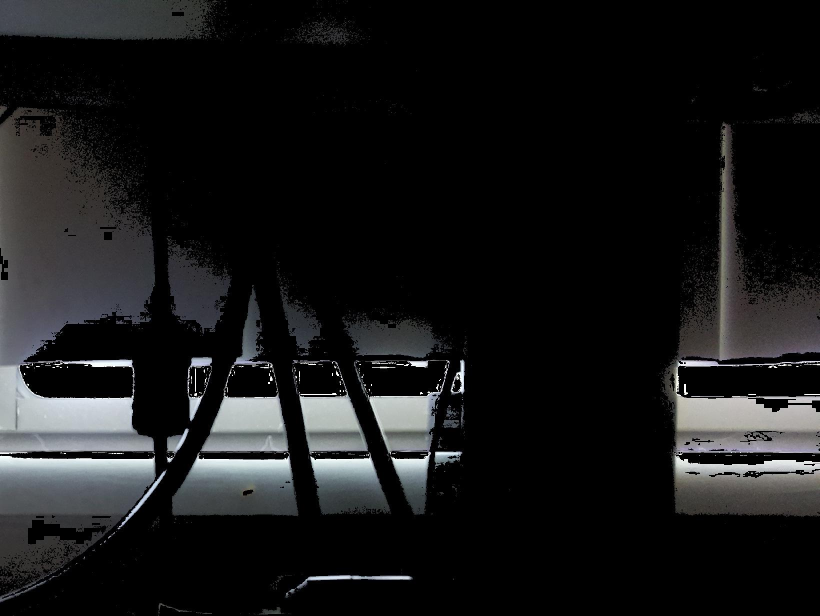
#> input picture code/test/image-processing/new/quad2.jpg, 1640 x 1232 px (shown at 1/2 size)
$ python find_centroid.py
#> lines starting #> are read from the running program, lines starting #| are printed output that depends on the picture; after the words box and inside, x2 and y2 are one past the last pixel; in counts of white or black regions, pixels touching at a corner belong together
# https://java2blog.com/cv2-threshold-python/ info on cv2.threshold parameters

import cv2
import math
from operator import itemgetter

# img_path = './crop.jpg'
img_path = './quad2.jpg'

# def find_centroid():

# start, end - x,y tuple
def get_rect_center(start, end):
  print(start[0], start[1])
  print(end[0], end[1])
  top_left = math.floor((end[0] + start[0]) / 2)
  bottom_right = math.floor((end[1] + start[1]) / 2)

  print(top_left)
  print(bottom_right)

  return (
    (top_left-1, bottom_right-1),
    (top_left+1, bottom_right+1)
  )

im = cv2.imread(img_path)
#> im is the input picture: shape (1232, 1640, 3); mean B, G, R 24.8, 24.3, 23.8
imCopy = im.copy()
imgray=cv2.cvtColor(im,cv2.COLOR_BGR2GRAY)
ret,thresh = cv2.threshold(imgray,0,255,1)
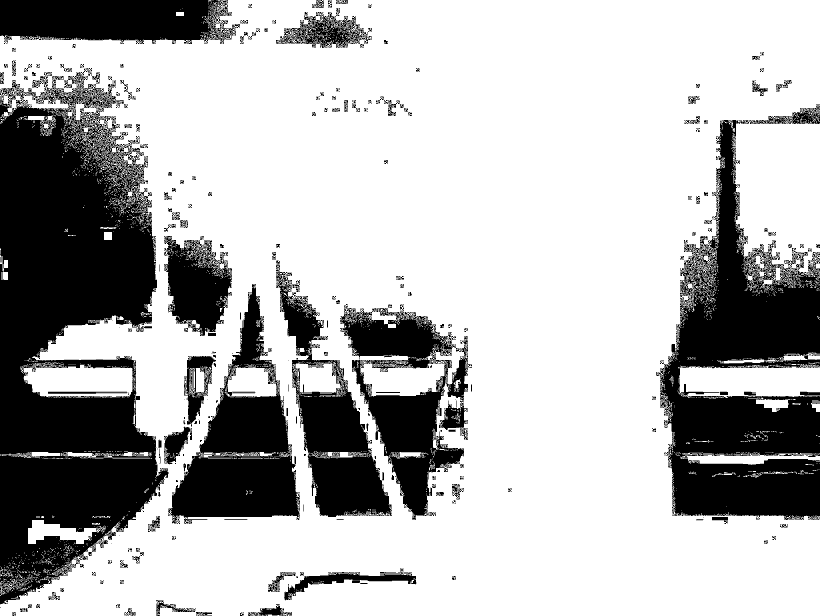
#> thresh: shape (1232, 1640) (shown at 1/2 size); 71.3% white; 1318 black regions (1099 under 20 px)
contours, hierarchy = cv2.findContours(thresh,cv2.RETR_TREE,cv2.CHAIN_APPROX_SIMPLE)
#> contours = 8805 contours, 8046 with area under 20; largest, box (x1, y1, x2, y2) and area: (0, 0, 1640, 1232) 1580668, (335, 567, 601, 1049) 59757, (679, 621, 929, 1041) 43573, (583, 732, 785, 1035) 33167, (327, 471, 465, 673) 17576
cv2.drawContours(imCopy,contours,-1,(255,0,0), 1) # working, shows too many
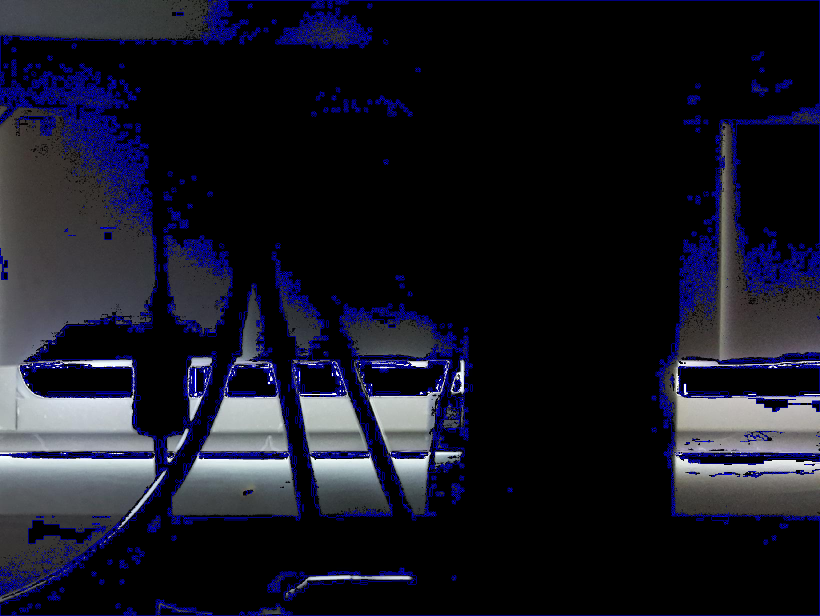
#> imCopy: shape (1232, 1640, 3) (shown at 1/2 size); 4.47% of pixels changed, all inside (x1, y1, x2, y2) = (0, 0, 1640, 1232)

largest_contour_index = 0
largest_area = 0
areas_and_contour_indexes = []

for i in range(len(contours)):
  a = cv2.contourArea(contours[i], False) #  Find the area of contour
  areas_and_contour_indexes.append({
    "area": a,
    "cindex": i
  })
  if a > largest_area:
    largest_area = a
    largest_contour_index = i;                # Store the index of largest contour
#> this loop made 8805 passes
#> (a, largest_area) on passes 51, 372, 1023, 2803: (44.5, 44.5), (3483.5, 3483.5), (15640.5, 15640.5), (1580668.5, 1580668.5)
#> a on passes 1, 2, 4, 5, 6, 7: 0, 0, 2, 1, 0.5, 0
#> after the loop, areas_and_contour_indexes = 8805 items; largest_area = 1580668.5; largest_contour_index = 2802

# sort by descending area size
bounded_contours = sorted(areas_and_contour_indexes, key=itemgetter('area'))
#> bounded_contours = 8805 items
loop_counter = -1

for i in reversed(bounded_contours):
  loop_counter += 1
  if loop_counter == 0:
    continue
  if i['area'] < 1000: # consider max as width * height
    continue
  print(i['area'])
  r = cv2.boundingRect(contours[i['cindex']])
  cv2.rectangle(imCopy, (r[0],r[1]), (r[0] + r[2], r[1] + r[3]), (0,0,255), 3)
  centroid = get_rect_center((r[0],r[1]), (r[0] + r[2], r[1] + r[3]))
  cv2.rectangle(imCopy, centroid[0], centroid[1], (0, 255, 0), 3)
#> this loop made 8805 passes
#> i on passes 1, 19, 20: {'area': 1580668.5, 'cindex': 2802}, {'area': 998, 'cindex': 7735}, {'area': 975.5, 'cindex': 899}
#> (printed output is left out)
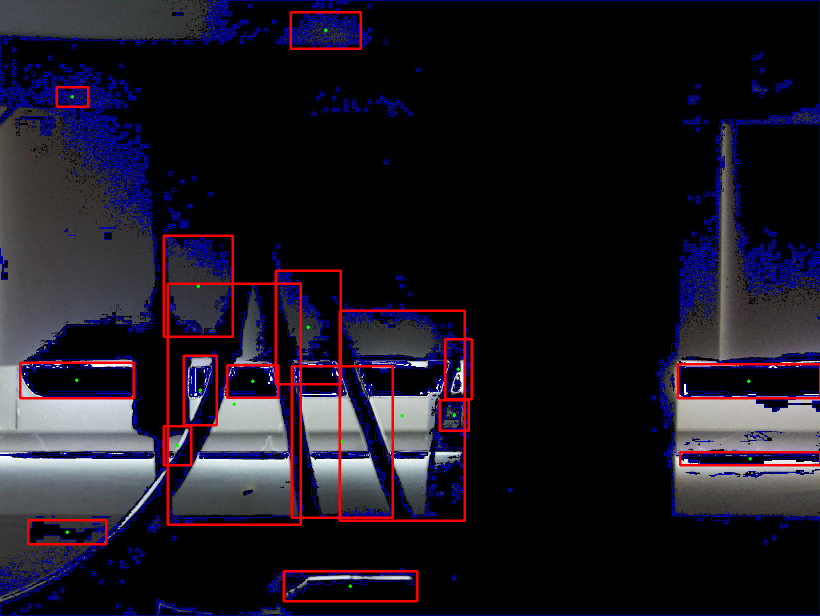
#> imCopy: shape (1232, 1640, 3) (shown at 1/2 size); 2.53% of pixels changed, all inside (x1, y1, x2, y2) = (38, 22, 1640, 1205)
#> after the loop, loop_counter = 8804

# crop set performs better
# imS = cv2.resize(imCopy, (1232, 1640)) # full
imS = cv2.resize(imCopy, (616, 820))
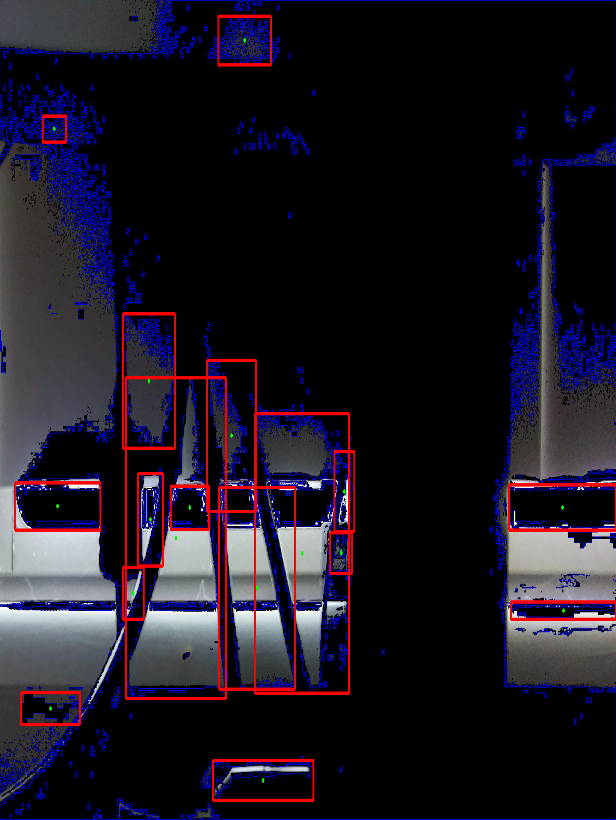
#> imS: shape (820, 616, 3); mean B, G, R 34.4, 23.2, 29.2

# entire image
# imS = cv2.resize(imCopy, (3280, 2464))
# imS = cv2.resize(imCopy, (820, 616))

cv2.imwrite("./centroid.jpg", imS)
cv2.imshow("big contour boi", imS)
cv2.waitKey(0)

$ run again, with code/test/image-processing/new/crop.jpg copied over code/test/image-processing/new/quad2.jpg
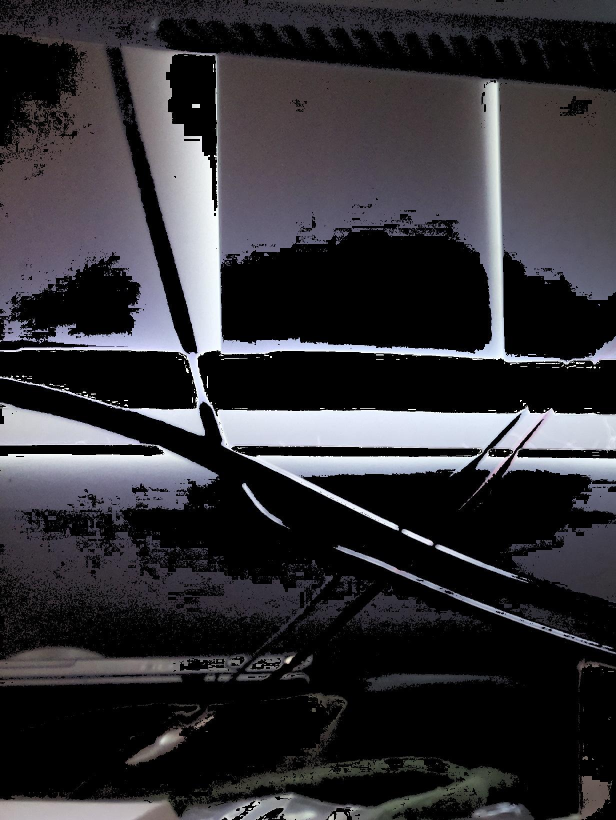
#> input picture code/test/image-processing/new/crop.jpg, 1232 x 1640 px (shown at 1/2 size)
#> im is the input picture: shape (1640, 1232, 3); mean B, G, R 52.6, 48.4, 49.8
#> `ret,thresh = cv2.threshold(imgray,0,255,1)`:
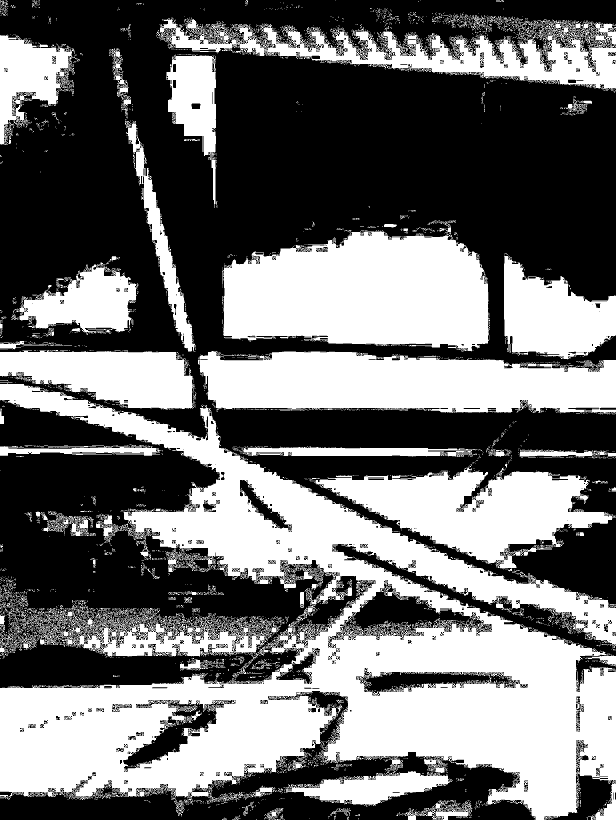
#> thresh: shape (1640, 1232) (shown at 1/2 size); 44.1% white; 5105 white regions (4827 under 20 px)
#> contours = 12206 contours, 11362 with area under 20; largest, box (x1, y1, x2, y2) and area: (0, 763, 1232, 1640) 451432, (444, 461, 980, 703) 101664, (396, 702, 1232, 829) 82256, (628, 934, 1232, 1143) 59824, (320, 36, 1232, 183) 48897
#> the loop `for i in range(len(contours)):` made 12206 passes
#> (a, largest_area) on passes 72, 93, 117, 249, 1932, 3830: (27.5, 27.5), (59.5, 59.5), (225, 225), (1677.5, 1677.5), (22995, 22995), (59824, 59824)
#> after the loop `for i in range(len(contours)):`: areas_and_contour_indexes = 12206 items; largest_area = 451432; largest_contour_index = 4831
#> bounded_contours = 12206 items
#> the loop `for i in reversed(bounded_contours):` made 12206 passes
#> i on passes 1, 27, 28: {'area': 451432, 'cindex': 4831}, {'area': 925.5, 'cindex': 10147}, {'area': 887.5, 'cindex': 3475}
#> (printed output is left out)
#> after the loop `for i in reversed(bounded_contours):`: loop_counter = 12205
#> `imS = cv2.resize(imCopy, (616, 820))`:
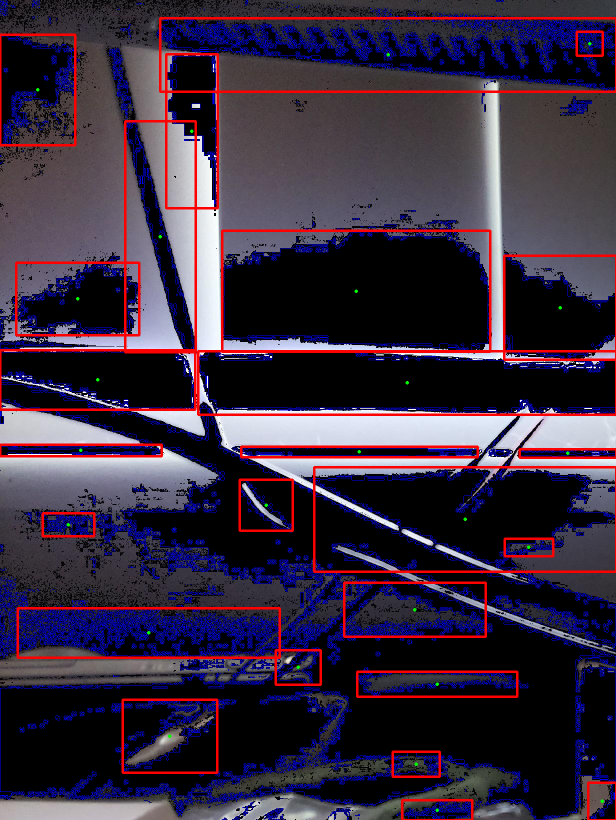
#> imS: shape (820, 616, 3); mean B, G, R 63.2, 44.5, 57.9

$ run again, with code/test/image-processing/new/quad1.jpg copied over code/test/image-processing/new/quad2.jpg
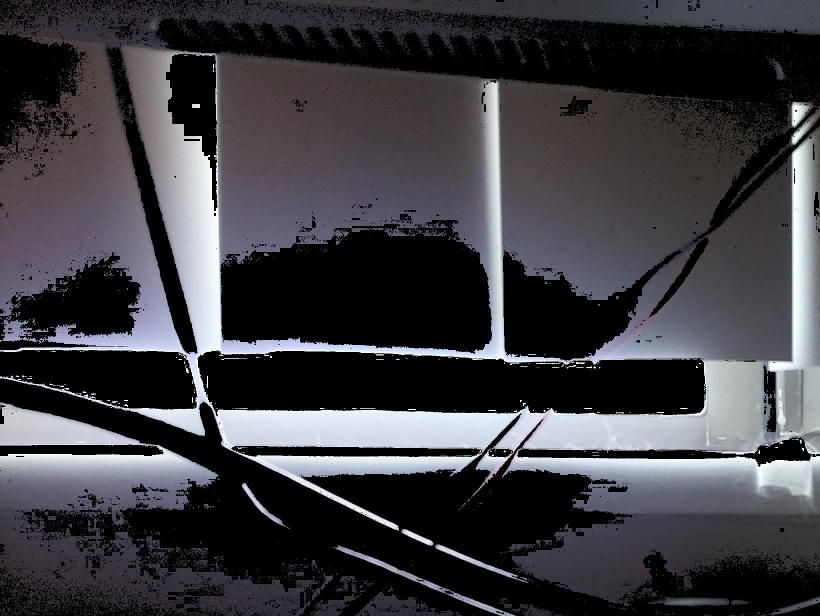
#> input picture code/test/image-processing/new/quad1.jpg, 1640 x 1232 px (shown at 1/2 size)
#> im is the input picture: shape (1232, 1640, 3); mean B, G, R 66.3, 61.2, 62.2
#> `ret,thresh = cv2.threshold(imgray,0,255,1)`:
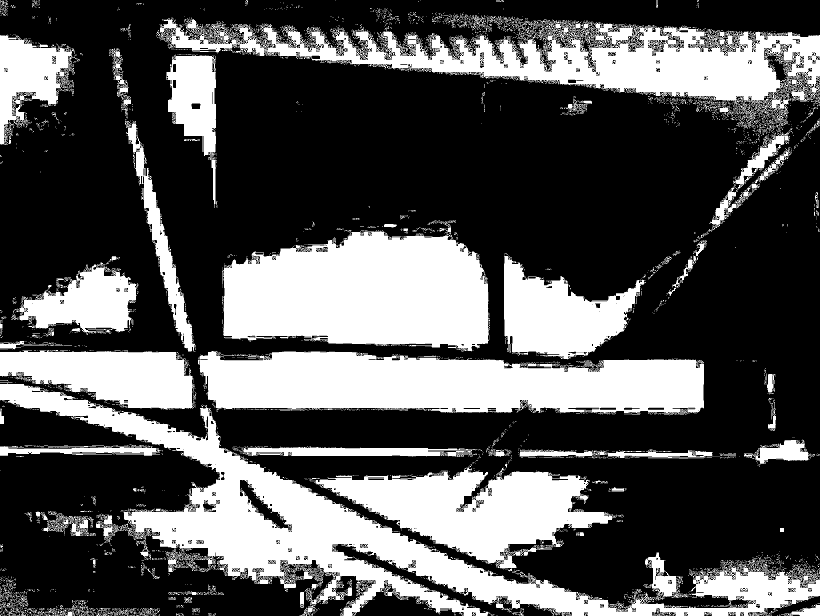
#> thresh: shape (1232, 1640) (shown at 1/2 size); 33.4% white; 4799 white regions (4537 under 20 px)
#> contours = 10515 contours, 9855 with area under 20; largest, box (x1, y1, x2, y2) and area: (0, 763, 1640, 1232) 141553, (320, 36, 1640, 258) 102470, (444, 461, 980, 703) 101664, (396, 702, 1408, 831) 100445, (628, 934, 1234, 1143) 59826
#> the loop `for i in range(len(contours)):` made 10515 passes
#> (a, largest_area) on passes 184, 401, 1271, 1902, 3154: (75.5, 75.5), (712, 712), (2781, 2781), (59825.5, 59825.5), (141553, 141553)
#> after the loop `for i in range(len(contours)):`: areas_and_contour_indexes = 10515 items; largest_area = 141553; largest_contour_index = 3153
#> bounded_contours = 10515 items
#> the loop `for i in reversed(bounded_contours):` made 10515 passes
#> i on passes 1, 24, 25: {'area': 141553, 'cindex': 3153}, {'area': 925.5, 'cindex': 7685}, {'area': 887.5, 'cindex': 1536}
#> (printed output is left out)
#> after the loop `for i in reversed(bounded_contours):`: loop_counter = 10514
#> `imS = cv2.resize(imCopy, (616, 820))`:
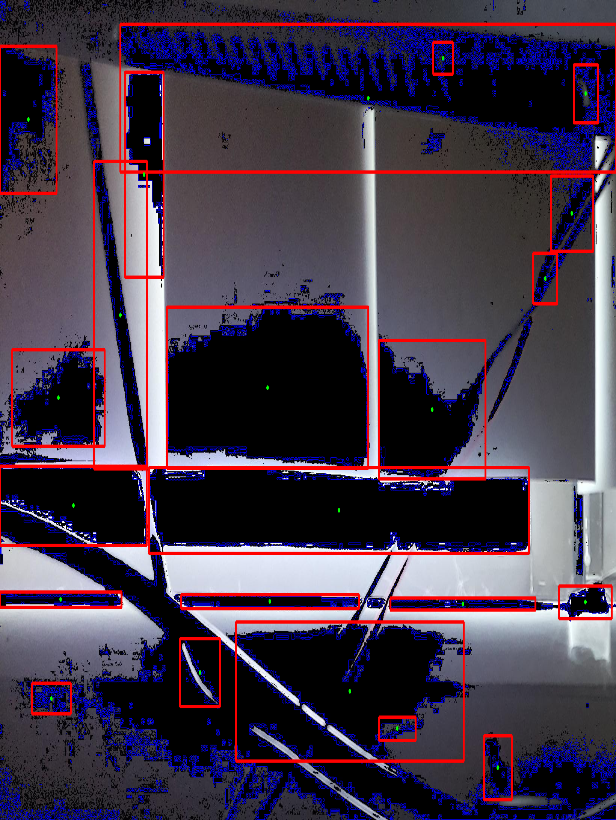
#> imS: shape (820, 616, 3); mean B, G, R 73.7, 56.5, 69.3

$ run again, with code/test/image-processing/new/quad3.jpg copied over code/test/image-processing/new/quad2.jpg
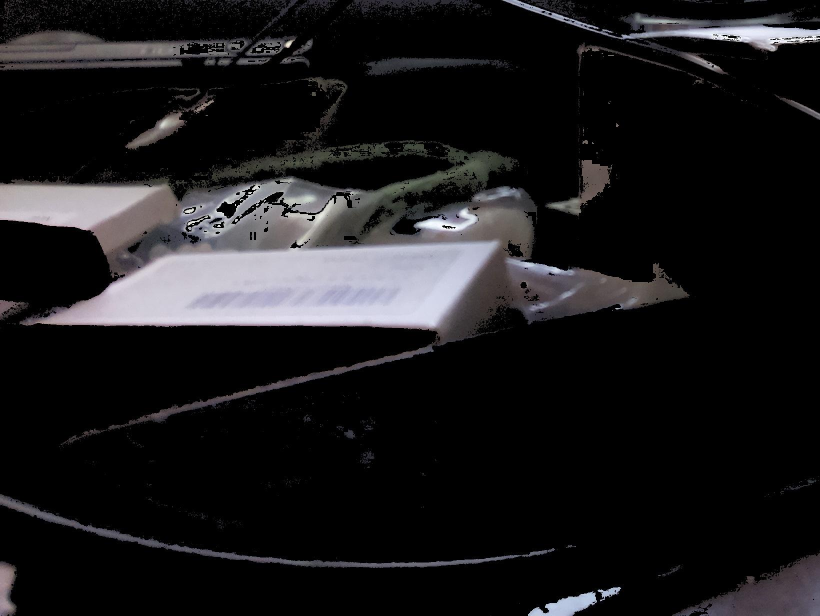
#> input picture code/test/image-processing/new/quad3.jpg, 1640 x 1232 px (shown at 1/2 size)
#> im is the input picture: shape (1232, 1640, 3); mean B, G, R 27.4, 25.9, 26.7
#> `ret,thresh = cv2.threshold(imgray,0,255,1)`:
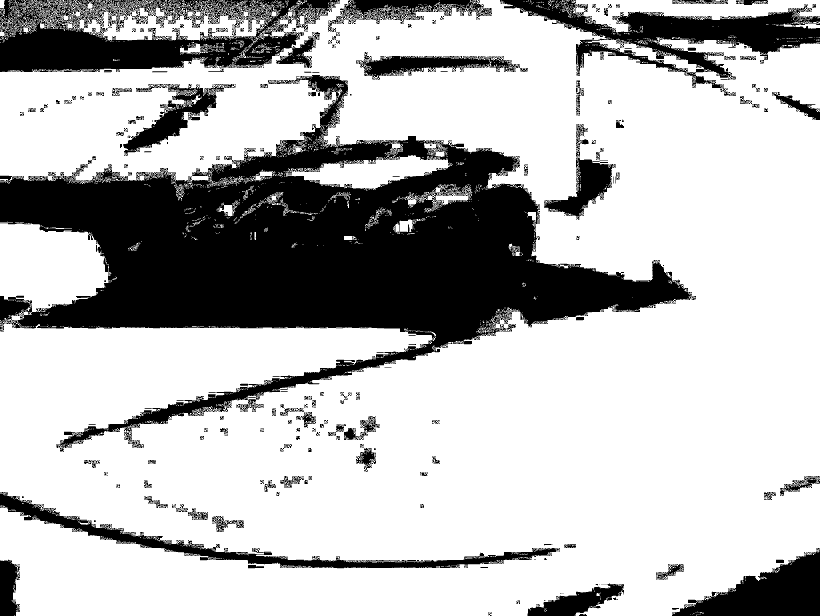
#> thresh: shape (1232, 1640) (shown at 1/2 size); 73% white; 1268 black regions (1062 under 20 px)
#> contours = 7890 contours, 7215 with area under 20; largest, box (x1, y1, x2, y2) and area: (0, 0, 1640, 1232) 1429408, (0, 444, 223, 630) 29225, (35, 0, 559, 83) 22341, (1143, 0, 1640, 65) 15290, (245, 167, 434, 313) 8974
#> the loop `for i in range(len(contours)):` made 7890 passes
#> (a, largest_area) on passes 36, 404, 676, 733, 801, 814, 3258: (22.5, 22.5), (27.5, 27.5), (74.5, 74.5), (107.5, 107.5), (132.5, 132.5), (29225, 29225), (1429407.5, 1429407.5)
#> after the loop `for i in range(len(contours)):`: areas_and_contour_indexes = 7890 items; largest_area = 1429407.5; largest_contour_index = 3257
#> bounded_contours = 7890 items
#> the loop `for i in reversed(bounded_contours):` made 7890 passes
#> i on passes 1, 11, 12: {'area': 1429407.5, 'cindex': 3257}, {'area': 927.5, 'cindex': 4034}, {'area': 740, 'cindex': 3413}
#> (printed output is left out)
#> after the loop `for i in reversed(bounded_contours):`: loop_counter = 7889
#> `imS = cv2.resize(imCopy, (616, 820))`:
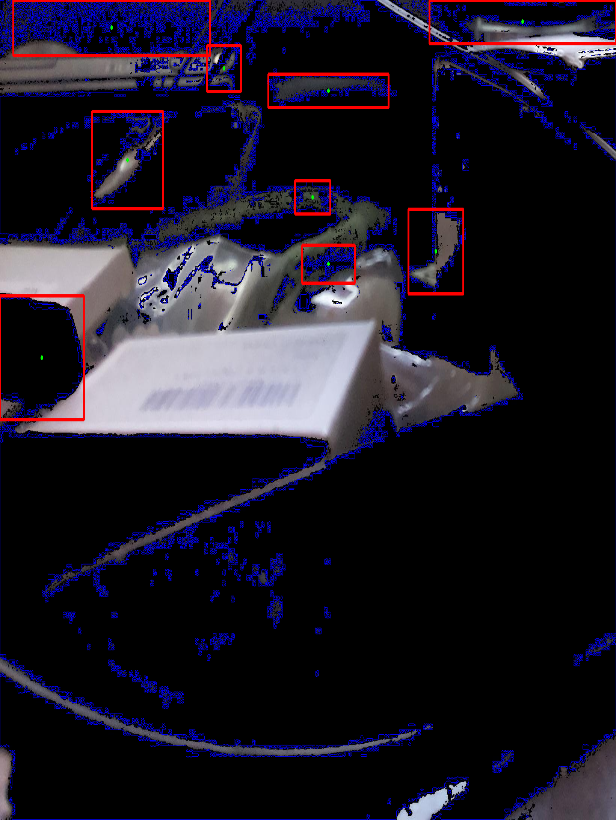
#> imS: shape (820, 616, 3); mean B, G, R 37.7, 25.4, 29.5
